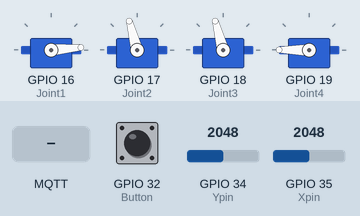
This program was run on a simulated ESP32. On the bench: 4 × servo. The test bench sets the inputs (shaded band); at power-on: GPIO 34 (Ypin) = 2048, GPIO 35 (Xpin) = 2048, GPIO 32 (Button) HIGH. WiFi joins after 1.5 s; servers stay silent unless stated; random numbers use the default seed unless the program sets one; no MQTT or app messages arrive unless stated; what the program prints to the serial monitor is not drawn.

Above: at 2.7 s.
2.8 s: GPIO 34 (Ypin) set to 2935
4.3 s: GPIO 34 (Ypin) set to 3055
At 4.51 s:
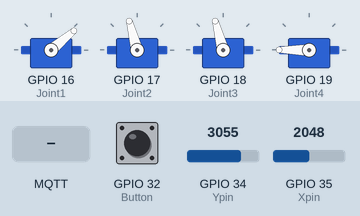
6.0 s: MQTT message "hello" arrives on the first subscribed topic
At 8.4 s:
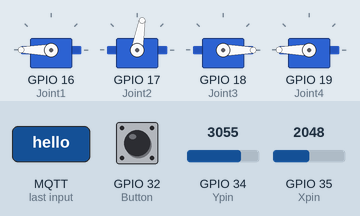
9.0 s: GPIO 35 (Xpin) set to 2957
10.5 s: GPIO 35 (Xpin) set to 3042
At 11.8 s:
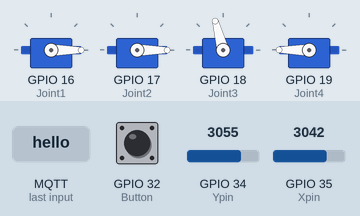
12.3 s: GPIO 32 (Button) pulled LOW for 0.15 s
At 14.1 s:
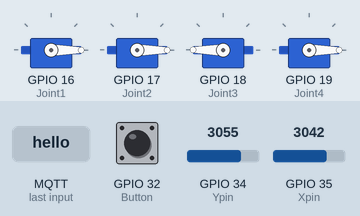
Timing chart, 0 to 15.6 s (numbered marks = the images above; inputs shaded):
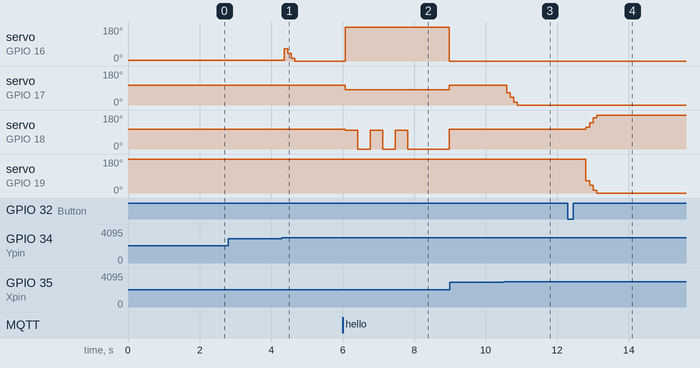

Measured:
- the behaviour switches between 3000 and 3001 on GPIO 34 (Ypin) (found by bisection; images 0 and 1)
- the behaviour switches between 3000 and 3001 on GPIO 35 (Xpin) (found by bisection; images 2 and 3)
- after the input at 2.8 s, every drawn part: stays the same
- after the input at 4.3 s, servo on GPIO 16 (Joint1): 5° → 65° after 0.06 s, → 40° 0.10 s later, → 15° 0.10 s later, → 0° 0.10 s later
- after the input at 6.0 s, servo on GPIO 16 (Joint1): 0° → 180° after 0.08 s, → 0° 2.9 s later; servo on GPIO 17 (Joint2): 105° → 80° after 0.08 s, → 105° 2.9 s later; servo on GPIO 18 (Joint3): 105° → 100° after 0.08 s, → 0° 0.35 s later, → 100° 0.35 s later, → 0° 0.35 s later, … (7 changes in this stretch)
- after the input at 9.0 s, every drawn part: stays the same
- after the input at 10.5 s, servo on GPIO 17 (Joint2): 105° → 65° after 0.09 s, → 40° 0.10 s later, → 15° 0.10 s later, → 0° 0.10 s later
- after the input at 12.3 s, servo on GPIO 18 (Joint3): 105° → 115° after 0.50 s, → 140° 0.10 s later, → 165° 0.10 s later, → 180° 0.10 s later; servo on GPIO 19 (Joint4): 180° → 65° after 0.50 s, → 40° 0.10 s later, → 15° 0.10 s later, → 0° 0.10 s later

The program:

main.cpp
```cpp
#include <Arduino.h>
#include <WiFi.h>
#include <ESP32Servo.h>
#include <PubSubClient.h>

//WIFI
const char* user = "Wifi";
const char* pw = "Password";
const char* serverIP = "192.168.1.XXX";
const int servPort = 1883;

WiFiClient espClient;
PubSubClient client(espClient);

//SERVER
const char* Global[] = {"global/esp32", "global/pc", "global/rpi"};
const char* Send[] = {"pc/esp32", "rpi/esp32"};
const char* Receive[] = {"esp32/pc", "esp32/rpi"};


// SERVO
Servo J1;
Servo J2;
Servo J3;
Servo J4;

#define Joint1 16
#define Joint2 17
#define Joint3 18
#define Joint4 19

int AngleJ1 = 90;
int AngleJ2 = 90;
int AngleJ3 = 90;
int AngleJ4 = 90;

int Increments = 25;
int DelayTime = 50;

// Joystick Controller
#define Xpin  35
#define Ypin  34
#define Button 32

#define LUhold  1000
#define RDhold  3000

int Xval = 0;
int Yval = 0;
bool stateControlX = true;  // Toggles between J2 and J3 for Left/Right
bool stateControlY = true;  // Toggles between J1 and J4 for Up/Down

//FUNCTION DECLARATIONS
void moveServo(Servo &servo, int &angle, int change);
void printAngles();
void processCommand(String cmd);
void callback(char* topic, byte* payload, unsigned int length);
void msgAck(String message, int timed);

void setup() {
  Serial.begin(115200);


  // WIFI
  WiFi.begin(user, pw);
  while (WiFi.status() != WL_CONNECTED) {
    delay(500);
    Serial.print(".");
  }
  Serial.println("\nConnected to WiFi");

  client.setServer(serverIP, servPort);
  client.setCallback(callback);

  if (client.connect("ESP32Client")) {
    Serial.println("Connected to MQTT");
    for (const char* subTopic : Receive) client.subscribe(subTopic);
  }

  //SERVOS
  J1.attach(Joint1);
  J1.write(AngleJ1);

  J2.attach(Joint2);
  J2.write(AngleJ2);

  J3.attach(Joint3);
  J3.write(AngleJ3);

  J4.attach(Joint4);
  J4.write(AngleJ4);

  pinMode(Button, INPUT_PULLUP);
  processCommand("idle");
}

void loop() {
  client.loop();

  Xval = analogRead(Xpin);
  Yval = analogRead(Ypin);
  bool moved = false;

  // Right/Left controls Joint 2 or Joint 3
  if (Xval < LUhold) {
    Serial.print("Left - ");
    if (stateControlX) {
      Serial.println("Joint 2");
      moveServo(J2, AngleJ2, Increments);
    } else {
      Serial.println("Joint 3");
      moveServo(J3, AngleJ3, -Increments);
    }
    moved = true;
  } else if (Xval > RDhold) {
    Serial.print("Right - ");
    if (stateControlX) {
      Serial.println("Joint 2");
      moveServo(J2, AngleJ2, -Increments);
    } else {
      Serial.println("Joint 3");
      moveServo(J3, AngleJ3, Increments);
    }
    moved = true;
  }

  // Up/Down controls Joint 1 or Joint 4
  if (Yval < LUhold) {
    Serial.print("Up - ");
    if (stateControlY) {
      Serial.println("Joint 1");
      moveServo(J1, AngleJ1, Increments);
    } else {
      Serial.println("Joint 4");
      moveServo(J4, AngleJ4, Increments);
    }
    moved = true;
  } else if (Yval > RDhold) {
    Serial.print("Down - ");
    if (stateControlY) {
      Serial.println("Joint 1");
      moveServo(J1, AngleJ1, -Increments);
    } else {
      Serial.println("Joint 4");
      moveServo(J4, AngleJ4, -Increments);
    }
    moved = true;
  }

  // Button toggles control mode
  if (digitalRead(Button) == LOW) {
    stateControlX = !stateControlX;  // Switch between Joint 2 and Joint 3 for Left/Right
    stateControlY = !stateControlY;  // Switch between Joint 1 and Joint 4 for Up/Down
    Serial.print("Switched Control Mode | Left/Right: ");
    Serial.print(stateControlX ? "Joint 2" : "Joint 3");
    Serial.print(" | Up/Down: ");
    Serial.println(stateControlY ? "Joint 1" : "Joint 4");
    delay(300);  // Debounce
  }

  if (moved) {
    printAngles();
  }

  delay(100);
/*   if (Serial.available() > 0) {
    String cmd = Serial.readStringUntil('\n');
    cmd.trim();
    delay(2500);
    processCommand(cmd);
  }
  delay(500); */
  // processCommand("idle");

}


void callback(char* topic, byte* payload, unsigned int length) {
  Serial.print("Received message on ");
  Serial.print(topic);
  Serial.print(": ");

  String message = "";
  for (int i = 0; i < length; i++) {
      message += (char)payload[i];
  }
  Serial.println(message);

  //Direct Message From PC
  if (String(topic) == "esp32/pc") {
    Serial.println(" Message from PC");
    if (message == "hello") msgAck("wave", 800);
    else if (message == "point") msgAck("point", 1200);
    else if (message == "hold") msgAck("hold", 1200);
    else if (message == "tpose") msgAck("tpose", 1200);
    else if (message == "salute") msgAck("salute", 1200);
    else if (message == "hug") msgAck("hug", 1200);
    else if (message == "attack") msgAck("attack", 1200);
    else if (message == "raise") msgAck("raise", 1200);
    else if (message == "run") msgAck("run", 1200);
    else if (message == "talk") msgAck("talk", 1200);
    else if (message == "sus") msgAck("sus", 1200);
    else if (message == "rando") msgAck("rando", 1200);
  }

  //Direct Message From rpi
  if (String(topic) == "esp32/rpi") {
    Serial.println("📩 Message from Raspberry Pi");
    Serial.println(message);
  }
}

void moveServo(Servo &servo, int &angle, int change) {
  angle = constrain(angle + change, 0, 180);
  servo.write(angle);
}

void printAngles() {
  Serial.print("J1: "); Serial.print(AngleJ1);
  Serial.print(" | J2: "); Serial.print(AngleJ2);
  Serial.print(" | J3: "); Serial.print(AngleJ3);
  Serial.print(" | J4: "); Serial.println(AngleJ4);
}

void servosPos(int a, int b, int c, int d, int delayTime = 0) {
  J1.write(a);
  J2.write(b);
  J3.write(c);
  J4.write(d);
  if (delayTime > 0) delay(delayTime);
}

/*
IDLE = 0 X 180 0
WAVE 75 X 80 0 > 75 X 80 180
POINT 100 X 180 0
HOLD 0 X 180 175
TPOSE 0 X 80 0
SALUTE 125 X 180 0
SHAKE 0 X 105 75
DONT KNOW 75 X 105 75
TALK  0 X 180 55 > 0 X 130 55
ATTACK 0 X 105 100 > 100 X 180 0
SUS 0 X 180 180 > 0 X 180 50
RUN 100 X 180 180 > 0 155 180
RANDO 0-180

*/

void processCommand(String cmd) {
  cmd.toLowerCase();

  if(cmd.equalsIgnoreCase("idle")) servosPos(5, 105, 105, 180); // IDLE 5 105 105 180
  else if(cmd.equalsIgnoreCase("point")) servosPos(100, 125, 155, 100); // Point 100 105 75 155
  else if(cmd.equalsIgnoreCase("hold")) servosPos(75, 150, 155, 100); // Hold 0 80 50 75
  else if(cmd.equalsIgnoreCase("tpose")) servosPos(0, 55, 125, 180); // T Pose 0 55 125 180
  else if(cmd.equalsIgnoreCase("salute")) servosPos(100, 125, 155, 100); // Salute 150 180 90 155
  else if (cmd.equalsIgnoreCase("hug")) servosPos(75, 105, 25, 155); // Hug 75 105 25 155

  else if(cmd.equalsIgnoreCase("wave")) { // Wave 180 80 100 180 <==> 180 80 0 180
    for (int i = 0; i <= 2; i++) {
      servosPos(180, 80, 100, 180, 350);
      servosPos(180, 80, 0, 180, 350);
    }
  } else if (cmd.equalsIgnoreCase("attack")) { // Attack 180 130 90 90 > 0 130 90 180
    servosPos(180, 130, 90, 90, 350);
    servosPos(0, 130, 90, 180, 350);
  } else if (cmd.equalsIgnoreCase("raise")) { // Hand Up 180 105 105 180
    servosPos(180, 105, 105, 180);
  } else if (cmd.equalsIgnoreCase("run")) { // Run 0 125 80 80 > 75 130 80 80
    for (int i = 0; i <= 6; i++) {
      servosPos(75, 130, 80, 80, 250);
      servosPos(0, 125, 80, 80, 250);
    }
  } else if (cmd.equalsIgnoreCase("talk")) { // Talk 50 175 105 75 > 50 105 105 105 75
    for (int i = 0; i <= 3; i++) {
      servosPos(50, 175, 105, 75, 500);
      servosPos(50, 105, 105, 75, 500);
    }
  } else if (cmd.equalsIgnoreCase("sus")) { // Sus 25 105 75 50 > 25 105 75 125
    for (int i = 0; i <= 3; i++) {
      servosPos(25, 105, 75, 50, 600);
      servosPos(25, 105, 75, 160, 600);
    }
    for (int i = 0; i <= 4; i++) {
      servosPos(25, 105, 75, 50, 400);
      servosPos(25, 105, 75, 160, 400);
    }
    for (int i = 0; i <= 6; i++) {
      servosPos(25, 105, 75, 50, 200);
      servosPos(25, 105, 75, 160, 200);
    }
    for (int i = 0; i <= 10; i++) {
      servosPos(25, 105, 75, 50, 100);
      servosPos(25, 105, 75, 160, 100);
    }
  } else if (cmd.equalsIgnoreCase("rando")) { // Random movements
    for (int i = 0; i <= 12; i++) servosPos(random(0, 180), random(0, 80), random(25, 150), random(50, 180), 800);
    servosPos(5, 105, 105, 180);
  } else Serial.println("Unknown command. Try: wave, idle, point, hold, tpose, salute, attack, raise, run, hug, talk, sus, rando.");
}

void msgAck(String message, int timed) {
  processCommand(message);
  delay(timed);
  processCommand("idle");
}
```
